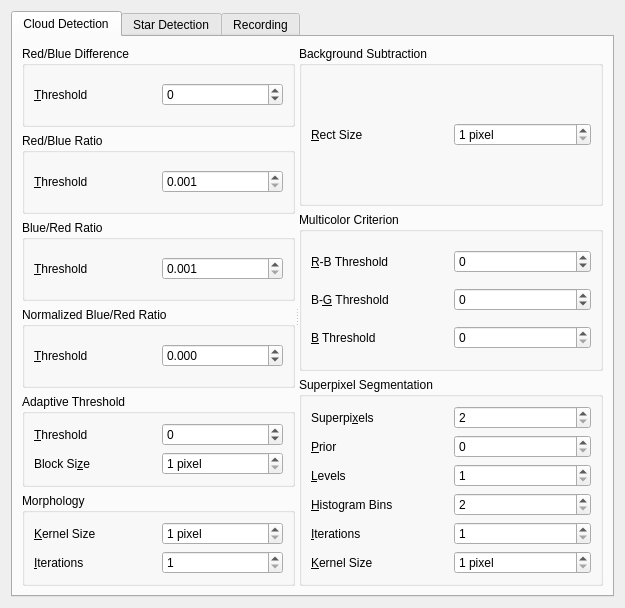
<?xml version="1.0" encoding="UTF-8"?>
<ui version="4.0">
 <class>SettingsWidget</class>
 <widget class="QWidget" name="SettingsWidget">
  <property name="geometry">
   <rect>
    <x>0</x>
    <y>0</y>
    <width>625</width>
    <height>608</height>
   </rect>
  </property>
  <property name="windowTitle">
   <string>Settings</string>
  </property>
  <layout class="QVBoxLayout" name="verticalLayout">
   <item>
    <widget class="QTabWidget" name="tabWidget">
     <property name="enabled">
      <bool>true</bool>
     </property>
     <property name="currentIndex">
      <number>0</number>
     </property>
     <widget class="QWidget" name="tab_2">
      <attribute name="title">
       <string>Cloud Detection</string>
      </attribute>
      <layout class="QVBoxLayout" name="verticalLayout_7">
       <item>
        <widget class="QSplitter" name="splitter_2">
         <property name="orientation">
          <enum>Qt::Horizontal</enum>
         </property>
         <widget class="QWidget" name="layoutWidget">
          <layout class="QVBoxLayout" name="verticalLayout_5">
           <item>
            <widget class="QGroupBox" name="groupBox_5">
             <property name="title">
              <string>Red/Blue Difference</string>
             </property>
             <layout class="QGridLayout" name="gridLayout_5">
              <item row="0" column="0">
               <widget class="QLabel" name="label_6">
                <property name="text">
                 <string>&amp;Threshold</string>
                </property>
                <property name="buddy">
                 <cstring>rb_difference_threshold</cstring>
                </property>
               </widget>
              </item>
              <item row="0" column="1">
               <widget class="QSpinBox" name="rb_difference_threshold">
                <property name="minimum">
                 <number>-255</number>
                </property>
                <property name="maximum">
                 <number>255</number>
                </property>
               </widget>
              </item>
             </layout>
            </widget>
           </item>
           <item>
            <widget class="QGroupBox" name="groupBox_6">
             <property name="title">
              <string>Red/Blue Ratio</string>
             </property>
             <layout class="QGridLayout" name="gridLayout_6">
              <item row="0" column="0">
               <widget class="QLabel" name="label_12">
                <property name="text">
                 <string>&amp;Threshold</string>
                </property>
                <property name="buddy">
                 <cstring>rb_ratio_threshold</cstring>
                </property>
               </widget>
              </item>
              <item row="0" column="1">
               <widget class="QDoubleSpinBox" name="rb_ratio_threshold">
                <property name="decimals">
                 <number>3</number>
                </property>
                <property name="minimum">
                 <double>0.001000000000000</double>
                </property>
                <property name="maximum">
                 <double>5.000000000000000</double>
                </property>
                <property name="singleStep">
                 <double>0.100000000000000</double>
                </property>
               </widget>
              </item>
             </layout>
            </widget>
           </item>
           <item>
            <widget class="QGroupBox" name="groupBox_8">
             <property name="title">
              <string>Blue/Red Ratio</string>
             </property>
             <layout class="QGridLayout" name="gridLayout_7">
              <item row="0" column="0">
               <widget class="QLabel" name="label_13">
                <property name="text">
                 <string>&amp;Threshold</string>
                </property>
                <property name="buddy">
                 <cstring>br_ratio_threshold</cstring>
                </property>
               </widget>
              </item>
              <item row="0" column="1">
               <widget class="QDoubleSpinBox" name="br_ratio_threshold">
                <property name="decimals">
                 <number>3</number>
                </property>
                <property name="minimum">
                 <double>0.001000000000000</double>
                </property>
                <property name="maximum">
                 <double>5.000000000000000</double>
                </property>
                <property name="singleStep">
                 <double>0.100000000000000</double>
                </property>
               </widget>
              </item>
             </layout>
            </widget>
           </item>
           <item>
            <widget class="QGroupBox" name="groupBox_19">
             <property name="title">
              <string>Normalized Blue/Red Ratio</string>
             </property>
             <layout class="QHBoxLayout" name="horizontalLayout">
              <item>
               <widget class="QLabel" name="label_44">
                <property name="text">
                 <string>&amp;Threshold</string>
                </property>
                <property name="buddy">
                 <cstring>nbr_threshold</cstring>
                </property>
               </widget>
              </item>
              <item>
               <widget class="QDoubleSpinBox" name="nbr_threshold">
                <property name="decimals">
                 <number>3</number>
                </property>
                <property name="minimum">
                 <double>-5.000000000000000</double>
                </property>
                <property name="maximum">
                 <double>5.000000000000000</double>
                </property>
                <property name="singleStep">
                 <double>0.010000000000000</double>
                </property>
               </widget>
              </item>
             </layout>
            </widget>
           </item>
           <item>
            <widget class="QGroupBox" name="groupBox_7">
             <property name="title">
              <string>Adaptive Threshold</string>
             </property>
             <layout class="QGridLayout" name="gridLayout_8">
              <item row="0" column="0">
               <widget class="QLabel" name="label_14">
                <property name="text">
                 <string>&amp;Threshold</string>
                </property>
                <property name="buddy">
                 <cstring>adaptive_threshold</cstring>
                </property>
               </widget>
              </item>
              <item row="0" column="1">
               <widget class="QSpinBox" name="adaptive_threshold">
                <property name="minimum">
                 <number>-255</number>
                </property>
                <property name="maximum">
                 <number>255</number>
                </property>
               </widget>
              </item>
              <item row="1" column="0">
               <widget class="QLabel" name="label_15">
                <property name="text">
                 <string>Block Si&amp;ze</string>
                </property>
                <property name="buddy">
                 <cstring>adaptive_block_size</cstring>
                </property>
               </widget>
              </item>
              <item row="1" column="1">
               <widget class="QSpinBox" name="adaptive_block_size">
                <property name="suffix">
                 <string> pixel</string>
                </property>
                <property name="minimum">
                 <number>1</number>
                </property>
                <property name="maximum">
                 <number>511</number>
                </property>
                <property name="singleStep">
                 <number>2</number>
                </property>
               </widget>
              </item>
             </layout>
            </widget>
           </item>
           <item>
            <widget class="QGroupBox" name="groupBox_11">
             <property name="title">
              <string>Morphology</string>
             </property>
             <layout class="QGridLayout" name="gridLayout_10">
              <item row="0" column="0">
               <widget class="QLabel" name="label_26">
                <property name="text">
                 <string>&amp;Kernel Size</string>
                </property>
                <property name="buddy">
                 <cstring>morphology_kernel_size</cstring>
                </property>
               </widget>
              </item>
              <item row="0" column="1">
               <widget class="QSpinBox" name="morphology_kernel_size">
                <property name="suffix">
                 <string> pixel</string>
                </property>
                <property name="minimum">
                 <number>1</number>
                </property>
                <property name="maximum">
                 <number>511</number>
                </property>
                <property name="singleStep">
                 <number>2</number>
                </property>
               </widget>
              </item>
              <item row="1" column="0">
               <widget class="QLabel" name="label_27">
                <property name="text">
                 <string>&amp;Iterations</string>
                </property>
                <property name="buddy">
                 <cstring>morphology_iterations</cstring>
                </property>
               </widget>
              </item>
              <item row="1" column="1">
               <widget class="QSpinBox" name="morphology_iterations">
                <property name="minimum">
                 <number>1</number>
                </property>
                <property name="maximum">
                 <number>100</number>
                </property>
               </widget>
              </item>
             </layout>
            </widget>
           </item>
          </layout>
         </widget>
         <widget class="QWidget" name="layoutWidget">
          <layout class="QVBoxLayout" name="verticalLayout_6">
           <item>
            <widget class="QGroupBox" name="groupBox_9">
             <property name="title">
              <string>Background Subtraction</string>
             </property>
             <layout class="QGridLayout" name="gridLayout_9">
              <item row="0" column="0">
               <widget class="QLabel" name="label_16">
                <property name="text">
                 <string>&amp;Rect Size</string>
                </property>
                <property name="buddy">
                 <cstring>background_rect_size</cstring>
                </property>
               </widget>
              </item>
              <item row="0" column="1">
               <widget class="QSpinBox" name="background_rect_size">
                <property name="suffix">
                 <string> pixel</string>
                </property>
                <property name="minimum">
                 <number>1</number>
                </property>
                <property name="maximum">
                 <number>511</number>
                </property>
                <property name="singleStep">
                 <number>2</number>
                </property>
               </widget>
              </item>
             </layout>
            </widget>
           </item>
           <item>
            <widget class="QGroupBox" name="groupBox_10">
             <property name="title">
              <string>Multicolor Criterion</string>
             </property>
             <layout class="QGridLayout" name="gridLayout_12">
              <item row="0" column="0">
               <widget class="QLabel" name="label_17">
                <property name="text">
                 <string>&amp;R-B Threshold</string>
                </property>
                <property name="buddy">
                 <cstring>mc_rb_threshold</cstring>
                </property>
               </widget>
              </item>
              <item row="1" column="0">
               <widget class="QLabel" name="label_18">
                <property name="text">
                 <string>B-&amp;G Threshold</string>
                </property>
                <property name="buddy">
                 <cstring>mc_bg_threshold</cstring>
                </property>
               </widget>
              </item>
              <item row="2" column="0">
               <widget class="QLabel" name="label_19">
                <property name="text">
                 <string>&amp;B Threshold</string>
                </property>
                <property name="buddy">
                 <cstring>mc_b_threshold</cstring>
                </property>
               </widget>
              </item>
              <item row="2" column="1">
               <widget class="QSpinBox" name="mc_b_threshold">
                <property name="maximum">
                 <number>256</number>
                </property>
               </widget>
              </item>
              <item row="0" column="1">
               <widget class="QSpinBox" name="mc_rb_threshold">
                <property name="minimum">
                 <number>-255</number>
                </property>
                <property name="maximum">
                 <number>255</number>
                </property>
                <property name="singleStep">
                 <number>5</number>
                </property>
               </widget>
              </item>
              <item row="1" column="1">
               <widget class="QSpinBox" name="mc_bg_threshold">
                <property name="minimum">
                 <number>-255</number>
                </property>
                <property name="maximum">
                 <number>255</number>
                </property>
                <property name="singleStep">
                 <number>5</number>
                </property>
               </widget>
              </item>
             </layout>
            </widget>
           </item>
           <item>
            <widget class="QGroupBox" name="groupBox_12">
             <property name="title">
              <string>Superpixel Segmentation</string>
             </property>
             <layout class="QGridLayout" name="gridLayout_11">
              <item row="0" column="0">
               <widget class="QLabel" name="label_20">
                <property name="text">
                 <string>Superpi&amp;xels</string>
                </property>
                <property name="buddy">
                 <cstring>sp_num_superpixels</cstring>
                </property>
               </widget>
              </item>
              <item row="0" column="1">
               <widget class="QSpinBox" name="sp_num_superpixels">
                <property name="minimum">
                 <number>2</number>
                </property>
                <property name="maximum">
                 <number>1000</number>
                </property>
                <property name="singleStep">
                 <number>10</number>
                </property>
               </widget>
              </item>
              <item row="1" column="0">
               <widget class="QLabel" name="label_21">
                <property name="text">
                 <string>&amp;Prior</string>
                </property>
                <property name="buddy">
                 <cstring>sp_prior</cstring>
                </property>
               </widget>
              </item>
              <item row="1" column="1">
               <widget class="QSpinBox" name="sp_prior">
                <property name="maximum">
                 <number>5</number>
                </property>
               </widget>
              </item>
              <item row="2" column="0">
               <widget class="QLabel" name="label_22">
                <property name="text">
                 <string>&amp;Levels</string>
                </property>
                <property name="buddy">
                 <cstring>sp_num_levels</cstring>
                </property>
               </widget>
              </item>
              <item row="2" column="1">
               <widget class="QSpinBox" name="sp_num_levels">
                <property name="minimum">
                 <number>1</number>
                </property>
               </widget>
              </item>
              <item row="3" column="0">
               <widget class="QLabel" name="label_23">
                <property name="text">
                 <string>&amp;Histogram Bins</string>
                </property>
                <property name="buddy">
                 <cstring>sp_num_histogram_bins</cstring>
                </property>
               </widget>
              </item>
              <item row="3" column="1">
               <widget class="QSpinBox" name="sp_num_histogram_bins">
                <property name="minimum">
                 <number>2</number>
                </property>
               </widget>
              </item>
              <item row="4" column="0">
               <widget class="QLabel" name="label_24">
                <property name="text">
                 <string>&amp;Iterations</string>
                </property>
                <property name="buddy">
                 <cstring>sp_num_iterations</cstring>
                </property>
               </widget>
              </item>
              <item row="4" column="1">
               <widget class="QSpinBox" name="sp_num_iterations">
                <property name="minimum">
                 <number>1</number>
                </property>
               </widget>
              </item>
              <item row="5" column="0">
               <widget class="QLabel" name="label_25">
                <property name="text">
                 <string>&amp;Kernel Size</string>
                </property>
                <property name="buddy">
                 <cstring>sp_kernel_size</cstring>
                </property>
               </widget>
              </item>
              <item row="5" column="1">
               <widget class="QSpinBox" name="sp_kernel_size">
                <property name="suffix">
                 <string> pixel</string>
                </property>
                <property name="minimum">
                 <number>1</number>
                </property>
                <property name="maximum">
                 <number>511</number>
                </property>
                <property name="singleStep">
                 <number>2</number>
                </property>
               </widget>
              </item>
             </layout>
            </widget>
           </item>
          </layout>
         </widget>
        </widget>
       </item>
      </layout>
     </widget>
     <widget class="QWidget" name="tab_3">
      <attribute name="title">
       <string>Star Detection</string>
      </attribute>
      <layout class="QVBoxLayout" name="verticalLayout_10">
       <item>
        <widget class="QSplitter" name="splitter_3">
         <property name="orientation">
          <enum>Qt::Horizontal</enum>
         </property>
         <widget class="QWidget" name="layoutWidget">
          <layout class="QVBoxLayout" name="verticalLayout_9">
           <item>
            <widget class="QGroupBox" name="groupBox_13">
             <property name="title">
              <string>Catalog Selection</string>
             </property>
             <layout class="QGridLayout" name="gridLayout_13">
              <item row="0" column="0">
               <widget class="QLabel" name="label_28">
                <property name="text">
                 <string>&amp;Minimum Altitude</string>
                </property>
                <property name="buddy">
                 <cstring>min_alt</cstring>
                </property>
               </widget>
              </item>
              <item row="0" column="1">
               <widget class="QSpinBox" name="min_alt">
                <property name="suffix">
                 <string> °</string>
                </property>
                <property name="minimum">
                 <number>-90</number>
                </property>
                <property name="maximum">
                 <number>90</number>
                </property>
               </widget>
              </item>
              <item row="1" column="0">
               <widget class="QLabel" name="label_29">
                <property name="text">
                 <string>Altitude Ste&amp;p</string>
                </property>
                <property name="buddy">
                 <cstring>alt_step</cstring>
                </property>
               </widget>
              </item>
              <item row="1" column="1">
               <widget class="QSpinBox" name="alt_step">
                <property name="suffix">
                 <string> °</string>
                </property>
                <property name="minimum">
                 <number>1</number>
                </property>
                <property name="maximum">
                 <number>90</number>
                </property>
                <property name="singleStep">
                 <number>10</number>
                </property>
               </widget>
              </item>
              <item row="2" column="0">
               <widget class="QLabel" name="label_30">
                <property name="text">
                 <string>A&amp;zimuth Step</string>
                </property>
                <property name="buddy">
                 <cstring>az_step</cstring>
                </property>
               </widget>
              </item>
              <item row="2" column="1">
               <widget class="QSpinBox" name="az_step">
                <property name="suffix">
                 <string> °</string>
                </property>
                <property name="minimum">
                 <number>1</number>
                </property>
                <property name="maximum">
                 <number>90</number>
                </property>
                <property name="singleStep">
                 <number>10</number>
                </property>
               </widget>
              </item>
              <item row="3" column="0">
               <widget class="QLabel" name="label_31">
                <property name="text">
                 <string>Ma&amp;ximum Magnitude</string>
                </property>
                <property name="buddy">
                 <cstring>max_mag</cstring>
                </property>
               </widget>
              </item>
              <item row="3" column="1">
               <widget class="QDoubleSpinBox" name="max_mag">
                <property name="suffix">
                 <string> mag</string>
                </property>
                <property name="decimals">
                 <number>1</number>
                </property>
                <property name="maximum">
                 <double>5.000000000000000</double>
                </property>
                <property name="singleStep">
                 <double>0.100000000000000</double>
                </property>
               </widget>
              </item>
             </layout>
            </widget>
           </item>
           <item>
            <widget class="QGroupBox" name="groupBox_14">
             <property name="title">
              <string>Gaussian Star Finder</string>
             </property>
             <layout class="QGridLayout" name="gridLayout_14">
              <item row="0" column="0">
               <widget class="QLabel" name="label_32">
                <property name="text">
                 <string>&amp;ROI Size</string>
                </property>
                <property name="buddy">
                 <cstring>gaussian_roi_size</cstring>
                </property>
               </widget>
              </item>
              <item row="0" column="1">
               <widget class="QSpinBox" name="gaussian_roi_size">
                <property name="suffix">
                 <string> pixel</string>
                </property>
                <property name="minimum">
                 <number>1</number>
                </property>
                <property name="singleStep">
                 <number>2</number>
                </property>
               </widget>
              </item>
              <item row="1" column="0">
               <widget class="QLabel" name="label_33">
                <property name="text">
                 <string>&amp;Threshold</string>
                </property>
                <property name="buddy">
                 <cstring>gaussian_threshold</cstring>
                </property>
               </widget>
              </item>
              <item row="1" column="1">
               <widget class="QDoubleSpinBox" name="gaussian_threshold">
                <property name="maximum">
                 <double>100.000000000000000</double>
                </property>
                <property name="singleStep">
                 <double>0.100000000000000</double>
                </property>
               </widget>
              </item>
              <item row="2" column="0">
               <widget class="QLabel" name="label_34">
                <property name="text">
                 <string>&amp;Kernel Size</string>
                </property>
                <property name="buddy">
                 <cstring>gaussian_kernel_size</cstring>
                </property>
               </widget>
              </item>
              <item row="2" column="1">
               <widget class="QSpinBox" name="gaussian_kernel_size">
                <property name="suffix">
                 <string> pixel</string>
                </property>
                <property name="minimum">
                 <number>1</number>
                </property>
                <property name="maximum">
                 <number>511</number>
                </property>
                <property name="singleStep">
                 <number>2</number>
                </property>
               </widget>
              </item>
             </layout>
            </widget>
           </item>
           <item>
            <widget class="QGroupBox" name="groupBox_15">
             <property name="title">
              <string>Candidate Star Finder</string>
             </property>
             <layout class="QGridLayout" name="gridLayout_15">
              <item row="0" column="0">
               <widget class="QLabel" name="label_35">
                <property name="text">
                 <string>&amp;Candidate Radius</string>
                </property>
                <property name="buddy">
                 <cstring>candidate_radius</cstring>
                </property>
               </widget>
              </item>
              <item row="0" column="1">
               <widget class="QSpinBox" name="candidate_radius">
                <property name="suffix">
                 <string> pixel</string>
                </property>
                <property name="minimum">
                 <number>1</number>
                </property>
               </widget>
              </item>
             </layout>
            </widget>
           </item>
          </layout>
         </widget>
         <widget class="QWidget" name="layoutWidget">
          <layout class="QVBoxLayout" name="verticalLayout_8">
           <item>
            <widget class="QGroupBox" name="groupBox_18">
             <property name="title">
              <string>GFTT Detector</string>
             </property>
             <layout class="QGridLayout" name="gridLayout_18">
              <item row="0" column="0">
               <widget class="QLabel" name="label_37">
                <property name="text">
                 <string>&amp;Maximum Corners</string>
                </property>
                <property name="buddy">
                 <cstring>gftt_max_corners</cstring>
                </property>
               </widget>
              </item>
              <item row="0" column="1">
               <widget class="QSpinBox" name="gftt_max_corners">
                <property name="suffix">
                 <string> corners</string>
                </property>
                <property name="minimum">
                 <number>1</number>
                </property>
                <property name="maximum">
                 <number>1000</number>
                </property>
                <property name="singleStep">
                 <number>25</number>
                </property>
               </widget>
              </item>
              <item row="1" column="0">
               <widget class="QLabel" name="label_38">
                <property name="text">
                 <string>&amp;Quality Level</string>
                </property>
                <property name="buddy">
                 <cstring>gftt_quality_level</cstring>
                </property>
               </widget>
              </item>
              <item row="1" column="1">
               <widget class="QDoubleSpinBox" name="gftt_quality_level">
                <property name="decimals">
                 <number>3</number>
                </property>
                <property name="maximum">
                 <double>1.000000000000000</double>
                </property>
                <property name="singleStep">
                 <double>0.001000000000000</double>
                </property>
               </widget>
              </item>
              <item row="2" column="0">
               <widget class="QLabel" name="label_39">
                <property name="text">
                 <string>&amp;Minimum Distance</string>
                </property>
                <property name="buddy">
                 <cstring>gftt_min_distance</cstring>
                </property>
               </widget>
              </item>
              <item row="2" column="1">
               <widget class="QSpinBox" name="gftt_min_distance">
                <property name="suffix">
                 <string> pixel</string>
                </property>
                <property name="minimum">
                 <number>1</number>
                </property>
                <property name="maximum">
                 <number>511</number>
                </property>
               </widget>
              </item>
             </layout>
            </widget>
           </item>
           <item>
            <widget class="QGroupBox" name="groupBox_16">
             <property name="title">
              <string>SURF Detector</string>
             </property>
             <layout class="QGridLayout" name="gridLayout_17">
              <item row="0" column="0">
               <widget class="QLabel" name="label_36">
                <property name="text">
                 <string>&amp;Threshold</string>
                </property>
                <property name="buddy">
                 <cstring>surf_threshold</cstring>
                </property>
               </widget>
              </item>
              <item row="0" column="1">
               <widget class="QDoubleSpinBox" name="surf_threshold">
                <property name="maximum">
                 <double>5.000000000000000</double>
                </property>
                <property name="singleStep">
                 <double>0.100000000000000</double>
                </property>
               </widget>
              </item>
             </layout>
            </widget>
           </item>
           <item>
            <widget class="QGroupBox" name="groupBox_17">
             <property name="title">
              <string>LoG Detector</string>
             </property>
             <layout class="QGridLayout" name="gridLayout_16">
              <item row="0" column="0">
               <widget class="QLabel" name="label_40">
                <property name="text">
                 <string>&amp;Maximum Rect Size</string>
                </property>
                <property name="buddy">
                 <cstring>log_max_rect_size</cstring>
                </property>
               </widget>
              </item>
              <item row="0" column="1">
               <widget class="QSpinBox" name="log_max_rect_size">
                <property name="suffix">
                 <string> pixel</string>
                </property>
                <property name="minimum">
                 <number>1</number>
                </property>
                <property name="maximum">
                 <number>511</number>
                </property>
               </widget>
              </item>
              <item row="1" column="0">
               <widget class="QLabel" name="label_41">
                <property name="text">
                 <string>B&amp;lock Size</string>
                </property>
                <property name="buddy">
                 <cstring>log_block_size</cstring>
                </property>
               </widget>
              </item>
              <item row="1" column="1">
               <widget class="QSpinBox" name="log_block_size">
                <property name="suffix">
                 <string> pixel</string>
                </property>
                <property name="minimum">
                 <number>1</number>
                </property>
                <property name="maximum">
                 <number>511</number>
                </property>
                <property name="singleStep">
                 <number>2</number>
                </property>
               </widget>
              </item>
              <item row="2" column="0">
               <widget class="QLabel" name="label_42">
                <property name="text">
                 <string>&amp;Threshold</string>
                </property>
                <property name="buddy">
                 <cstring>log_threshold</cstring>
                </property>
               </widget>
              </item>
              <item row="2" column="1">
               <widget class="QDoubleSpinBox" name="log_threshold">
                <property name="maximum">
                 <double>1.000000000000000</double>
                </property>
                <property name="singleStep">
                 <double>0.010000000000000</double>
                </property>
               </widget>
              </item>
              <item row="3" column="0">
               <widget class="QLabel" name="label_43">
                <property name="text">
                 <string>&amp;Kernel Size</string>
                </property>
                <property name="buddy">
                 <cstring>log_kernel_size</cstring>
                </property>
               </widget>
              </item>
              <item row="3" column="1">
               <widget class="QSpinBox" name="log_kernel_size">
                <property name="suffix">
                 <string> pixel</string>
                </property>
                <property name="minimum">
                 <number>1</number>
                </property>
                <property name="maximum">
                 <number>511</number>
                </property>
                <property name="singleStep">
                 <number>2</number>
                </property>
               </widget>
              </item>
             </layout>
            </widget>
           </item>
          </layout>
         </widget>
        </widget>
       </item>
      </layout>
     </widget>
     <widget class="QWidget" name="tab">
      <property name="enabled">
       <bool>false</bool>
      </property>
      <attribute name="title">
       <string>Recording</string>
      </attribute>
      <layout class="QVBoxLayout" name="verticalLayout_4">
       <item>
        <widget class="QSplitter" name="splitter">
         <property name="orientation">
          <enum>Qt::Horizontal</enum>
         </property>
         <widget class="QWidget" name="layoutWidget">
          <layout class="QVBoxLayout" name="verticalLayout_2">
           <item>
            <widget class="QGroupBox" name="groupBox_4">
             <property name="title">
              <string>Daytime</string>
             </property>
             <layout class="QGridLayout" name="gridLayout_4">
              <item row="0" column="0">
               <widget class="QLabel" name="label">
                <property name="text">
                 <string>A&amp;veraging Frames</string>
                </property>
                <property name="buddy">
                 <cstring>day_averaging_frames</cstring>
                </property>
               </widget>
              </item>
              <item row="0" column="1">
               <widget class="QSpinBox" name="day_averaging_frames">
                <property name="suffix">
                 <string> frame(s)</string>
                </property>
                <property name="minimum">
                 <number>1</number>
                </property>
                <property name="maximum">
                 <number>1000</number>
                </property>
                <property name="singleStep">
                 <number>10</number>
                </property>
               </widget>
              </item>
              <item row="1" column="0">
               <widget class="QLabel" name="label_4">
                <property name="text">
                 <string>&amp;Time Between Frames</string>
                </property>
                <property name="buddy">
                 <cstring>day_time_between_frames</cstring>
                </property>
               </widget>
              </item>
              <item row="1" column="1">
               <widget class="QSpinBox" name="day_time_between_frames">
                <property name="suffix">
                 <string> s</string>
                </property>
                <property name="maximum">
                 <number>100</number>
                </property>
               </widget>
              </item>
             </layout>
            </widget>
           </item>
           <item>
            <widget class="QGroupBox" name="groupBox">
             <property name="title">
              <string>Storage</string>
             </property>
             <layout class="QGridLayout" name="gridLayout_3">
              <item row="0" column="0">
               <widget class="QLabel" name="label_3">
                <property name="text">
                 <string>Storage &amp;Path</string>
                </property>
                <property name="buddy">
                 <cstring>btStorage</cstring>
                </property>
               </widget>
              </item>
              <item row="0" column="1">
               <widget class="QLineEdit" name="default_storage_path"/>
              </item>
              <item row="0" column="2">
               <widget class="QToolButton" name="btStorage">
                <property name="text">
                 <string>...</string>
                </property>
               </widget>
              </item>
              <item row="1" column="0" colspan="3">
               <widget class="QCheckBox" name="store_in_subdirectory">
                <property name="text">
                 <string>St&amp;ore in Subdirectories</string>
                </property>
               </widget>
              </item>
             </layout>
            </widget>
           </item>
          </layout>
         </widget>
         <widget class="QWidget" name="layoutWidget">
          <layout class="QVBoxLayout" name="verticalLayout_3">
           <item>
            <widget class="QGroupBox" name="groupBox_2">
             <property name="title">
              <string>Nighttime</string>
             </property>
             <layout class="QGridLayout" name="gridLayout_2">
              <item row="0" column="0">
               <widget class="QLabel" name="label_2">
                <property name="text">
                 <string>Avera&amp;ging Frames</string>
                </property>
                <property name="buddy">
                 <cstring>night_averaging_frames</cstring>
                </property>
               </widget>
              </item>
              <item row="0" column="1">
               <widget class="QSpinBox" name="night_averaging_frames">
                <property name="suffix">
                 <string> frame(s)</string>
                </property>
                <property name="minimum">
                 <number>1</number>
                </property>
                <property name="maximum">
                 <number>1000</number>
                </property>
                <property name="singleStep">
                 <number>10</number>
                </property>
               </widget>
              </item>
              <item row="1" column="0">
               <widget class="QLabel" name="label_5">
                <property name="text">
                 <string>&amp;Time Between Frames</string>
                </property>
                <property name="buddy">
                 <cstring>night_time_between_frames</cstring>
                </property>
               </widget>
              </item>
              <item row="1" column="1">
               <widget class="QSpinBox" name="night_time_between_frames">
                <property name="suffix">
                 <string> s</string>
                </property>
                <property name="maximum">
                 <number>100</number>
                </property>
               </widget>
              </item>
             </layout>
            </widget>
           </item>
           <item>
            <widget class="QGroupBox" name="groupBox_3">
             <property name="title">
              <string>Dynamic Night Frame Averaging</string>
             </property>
             <layout class="QGridLayout" name="gridLayout">
              <item row="0" column="0" colspan="2">
               <widget class="QCheckBox" name="dnfa_enabled">
                <property name="text">
                 <string>&amp;Enabled</string>
                </property>
               </widget>
              </item>
              <item row="1" column="0">
               <widget class="QLabel" name="label_7">
                <property name="text">
                 <string>Window Si&amp;ze</string>
                </property>
                <property name="buddy">
                 <cstring>dnfa_window_size</cstring>
                </property>
               </widget>
              </item>
              <item row="1" column="1">
               <widget class="QSpinBox" name="dnfa_window_size">
                <property name="suffix">
                 <string> frames</string>
                </property>
                <property name="minimum">
                 <number>5</number>
                </property>
                <property name="maximum">
                 <number>500</number>
                </property>
                <property name="singleStep">
                 <number>10</number>
                </property>
               </widget>
              </item>
              <item row="2" column="0">
               <widget class="QLabel" name="label_8">
                <property name="text">
                 <string>&amp;Min./Med. Difference Factor</string>
                </property>
                <property name="buddy">
                 <cstring>dnfa_min_med_diff_factor</cstring>
                </property>
               </widget>
              </item>
              <item row="2" column="1">
               <widget class="QDoubleSpinBox" name="dnfa_min_med_diff_factor">
                <property name="minimum">
                 <double>0.010000000000000</double>
                </property>
                <property name="maximum">
                 <double>5.000000000000000</double>
                </property>
                <property name="singleStep">
                 <double>0.100000000000000</double>
                </property>
               </widget>
              </item>
              <item row="3" column="0">
               <widget class="QLabel" name="label_9">
                <property name="text">
                 <string>Min. Difference Va&amp;lue</string>
                </property>
                <property name="buddy">
                 <cstring>dnfa_min_diff_value</cstring>
                </property>
               </widget>
              </item>
              <item row="3" column="1">
               <widget class="QDoubleSpinBox" name="dnfa_min_diff_value">
                <property name="minimum">
                 <double>0.010000000000000</double>
                </property>
                <property name="maximum">
                 <double>5.000000000000000</double>
                </property>
                <property name="singleStep">
                 <double>0.100000000000000</double>
                </property>
               </widget>
              </item>
              <item row="4" column="0">
               <widget class="QLabel" name="label_10">
                <property name="text">
                 <string>Minim&amp;um Frames</string>
                </property>
                <property name="buddy">
                 <cstring>dnfa_min_frames</cstring>
                </property>
               </widget>
              </item>
              <item row="4" column="1">
               <widget class="QSpinBox" name="dnfa_min_frames">
                <property name="suffix">
                 <string> frame(s)</string>
                </property>
                <property name="minimum">
                 <number>1</number>
                </property>
                <property name="maximum">
                 <number>1000</number>
                </property>
                <property name="singleStep">
                 <number>10</number>
                </property>
               </widget>
              </item>
              <item row="5" column="0">
               <widget class="QLabel" name="label_11">
                <property name="text">
                 <string>Ma&amp;ximum Frames</string>
                </property>
                <property name="buddy">
                 <cstring>dnfa_max_frames</cstring>
                </property>
               </widget>
              </item>
              <item row="5" column="1">
               <widget class="QSpinBox" name="dnfa_max_frames">
                <property name="suffix">
                 <string> frame(s)</string>
                </property>
                <property name="minimum">
                 <number>1</number>
                </property>
                <property name="maximum">
                 <number>1000</number>
                </property>
                <property name="singleStep">
                 <number>10</number>
                </property>
               </widget>
              </item>
             </layout>
            </widget>
           </item>
          </layout>
         </widget>
        </widget>
       </item>
      </layout>
     </widget>
    </widget>
   </item>
  </layout>
 </widget>
 <tabstops>
  <tabstop>tabWidget</tabstop>
  <tabstop>day_averaging_frames</tabstop>
  <tabstop>day_time_between_frames</tabstop>
  <tabstop>night_averaging_frames</tabstop>
  <tabstop>night_time_between_frames</tabstop>
  <tabstop>default_storage_path</tabstop>
  <tabstop>btStorage</tabstop>
  <tabstop>store_in_subdirectory</tabstop>
  <tabstop>dnfa_enabled</tabstop>
  <tabstop>dnfa_window_size</tabstop>
  <tabstop>dnfa_min_med_diff_factor</tabstop>
  <tabstop>dnfa_min_diff_value</tabstop>
  <tabstop>dnfa_min_frames</tabstop>
  <tabstop>dnfa_max_frames</tabstop>
  <tabstop>rb_difference_threshold</tabstop>
  <tabstop>rb_ratio_threshold</tabstop>
  <tabstop>br_ratio_threshold</tabstop>
  <tabstop>adaptive_threshold</tabstop>
  <tabstop>adaptive_block_size</tabstop>
  <tabstop>morphology_kernel_size</tabstop>
  <tabstop>morphology_iterations</tabstop>
  <tabstop>background_rect_size</tabstop>
  <tabstop>mc_rb_threshold</tabstop>
  <tabstop>mc_bg_threshold</tabstop>
  <tabstop>mc_b_threshold</tabstop>
  <tabstop>sp_num_superpixels</tabstop>
  <tabstop>sp_prior</tabstop>
  <tabstop>sp_num_levels</tabstop>
  <tabstop>sp_num_histogram_bins</tabstop>
  <tabstop>sp_num_iterations</tabstop>
  <tabstop>sp_kernel_size</tabstop>
  <tabstop>min_alt</tabstop>
  <tabstop>alt_step</tabstop>
  <tabstop>az_step</tabstop>
  <tabstop>max_mag</tabstop>
  <tabstop>gaussian_roi_size</tabstop>
  <tabstop>gaussian_threshold</tabstop>
  <tabstop>gaussian_kernel_size</tabstop>
  <tabstop>candidate_radius</tabstop>
  <tabstop>gftt_max_corners</tabstop>
  <tabstop>gftt_quality_level</tabstop>
  <tabstop>gftt_min_distance</tabstop>
  <tabstop>surf_threshold</tabstop>
  <tabstop>log_max_rect_size</tabstop>
  <tabstop>log_block_size</tabstop>
  <tabstop>log_threshold</tabstop>
  <tabstop>log_kernel_size</tabstop>
 </tabstops>
 <resources/>
 <connections/>
</ui>
